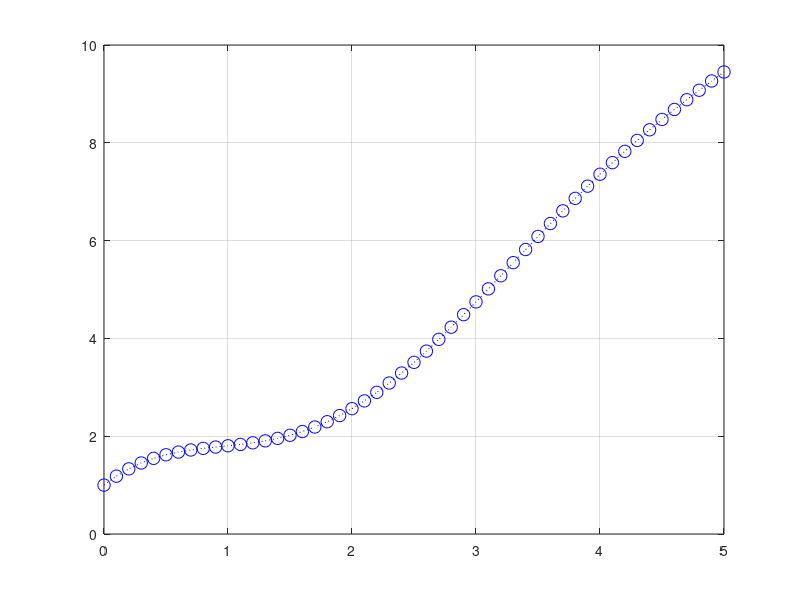

Source code (MATLAB): (Note: this script raises an error after producing the figure.)
% RK_2ndODE_ex1.m
% EXAMPLE 1. (1/2)*u"+(2/5)*u'+u=2*t with ICs: u(0)=1 & u'(0)=2
% by 4th Order RUNGE-KUTTA Method and DSOLVE
clearvars; close all
h=0.1;                    % time step size
t0=0;                      % Start of calc's/simulations
tmax=5;                 % End of calc's/simulations
t=t0:h:tmax;           % Time space
steps=length(t);     % Number of steps
u(1,:)=[1 2];            % Initial Conditions
% NB: Size of u(t) is two-dimensional.
% Way #1. Anonymous Function (@)
FuFu=@(t, u1, u2)([u2, 4*t-2*u1-(4/5)*u2]);   
%%% for Way #1 Anonymous Function (@) FuFu: 
for ii=1:steps-1
k1=FuFu(t(ii), u(ii,1), u(ii,2));
k2=FuFu(t(ii)+h/2, u(ii,1)+h*k1(:,1)/2,u(ii,2)+h*k1(:,2)/2);
k3=FuFu(t(ii)+h/2,u(ii,1)+h*k2(:,1)/2,u(ii,2)+h*k2(:,2)/2);
k4=FuFu(t(ii)+h,u(ii,1)+h*k3(:,1),u(ii,2)+h*k3(:,2));
u(ii+1,:)=u(ii,:)+h*(k1+2*k2+2*k3+k4)/6;
end
plot(t(:)', u(:,1), 'b:o', 'markersize', 9), grid on, hold on
clearvars t u
h=0.2;       % time step size
t=t0:h:tmax; steps=length(t);    u(1,:)=[1 2];   
% Way #2. Function file called: F_RK_ex1.m  
%%% with the function file called F.m  % Way #2  
for ii = 1:steps-1
k1=feval(@RK_ex1,t(ii), u(ii,1), u(ii,2));
k2=feval(@RK_ex1,t(ii)+h/2,u(ii,1)+h*k1(:,1)/2,u(ii,2)+h*k1(:,2)/2);
k3=feval(@RK_ex1,t(ii)+h/2,u(ii,1)+h*k2(:,1)/2,u(ii,2)+h*k2(:,2)/2);
k4=feval(@RK_ex1,t(ii)+h,u(ii,1)+h*k3(:,1),u(ii,2)+h*k3(:,2));
u(ii+1,:)=u(ii,:)+h*(k1+2*k2+2*k3+k4)/6;
end
plot(t(:)', u(:,1), 'g-p')
clearvars  t u
h=0.3;       % time step size
t=t0:h:tmax; steps=length(t);    u(1,:)=[1 2];   
% Way #3. matlabFunction 
 syms T u1 u2 
 f=[u2, 4*T-2.0*u1-(4/5)*u2];
 matlabFunction(f, 'file', 'F_ex1');
%%% with a function file F
for ii = 1:steps-1
k1 = feval(@F_ex1, t(ii), u(ii,1), u(ii,2));
k2 = feval(@F_ex1, t(ii), u(ii,1)+h*k1(:,1)/2,u(ii,2)+h*k1(:,2)/2);
k3 = feval(@F_ex1, t(ii), u(ii,1)+h*k2(:,1)/2,u(ii,2)+h*k2(:,2)/2);
k4 = feval(@F_ex1, t(ii), u(ii,1)+h*k3(:,1),u(ii,2)+h*k3(:,2));
u(ii+1,:)=u(ii,:)+h*(k1+2*k2+2*k3+k4)/6;
end
plot(t(:)', u(:,1), 'r--h', 'linewidth', 2)
clearvars  t u
h=0.4;       % time step size
t=t0:h:tmax; steps=length(t);    u(1,:)=[1 2];   
% Way # 4. Direct Way 
for ii = 1:steps-1
k1 = [u(ii,2), 4*t(ii)-2*u(ii,1)-(4/5)*u(ii,2)];
k2 = [u(ii,2)+h*k1(:,1)/2, 4*(t(ii)+h/2)-... 
    2*(u(ii,1)+h*(k1(:,1))/2)-(4/5)*(u(ii,2)+h*k1(:,2)/2)]; 
k3 = [u(ii,2)+h*k2(:,1)/2,    4*(t(ii)+h/2)- ... 
    2*(u(ii,1)+h*k2(:,1)/2)-(4/5)*(u(ii,2)+h*k2(:,2)/2)]; 
k4 = [u(ii,2)+h*k3(:,1), 4*(t(ii)+h)-2*(u(ii,1)+h*k3(:,1))- ... 
    (4/5)*(u(ii,2)+k3(:,2)*h)];         
u(ii+1,:)=u(ii,:)+h*(k1+2*k2+2*k3+k4)/6;
end
plot(t(:)', u(:,1), 'm-.d', 'linewidth', 1.5)
% Analytical solution of the problem:
y=dsolve('D2x=-(4/5)*Dx-2*x+(4*t)', 'x(0)=1, Dx(0)=2','t');
Y=double(subs(y,'t',t));
plot(t, Y, 'k-', 'linewidth', 1.5)
legend('h = 0.1','h = 0.2','h = 0.3','h = 0.4', 'Analytical Solution', 'location', 'southeast')
title('\it Runge-Kutta Solutions vs. Analytical Solutions: $$ \frac{1}{2}*\frac{d^2u}{dt^2}+\frac{2}{5}*\frac{du}{dt}=2*t$$', 'interpreter', 'latex')
xlim([0, 5]) 
xlabel('\it t') 
ylabel('\it Solution, u(t)')
hold off

function f=RK_ex1(t, u1, u2) 
f = [u2,4*t-2.0*u1-(4/5)*u2];
end